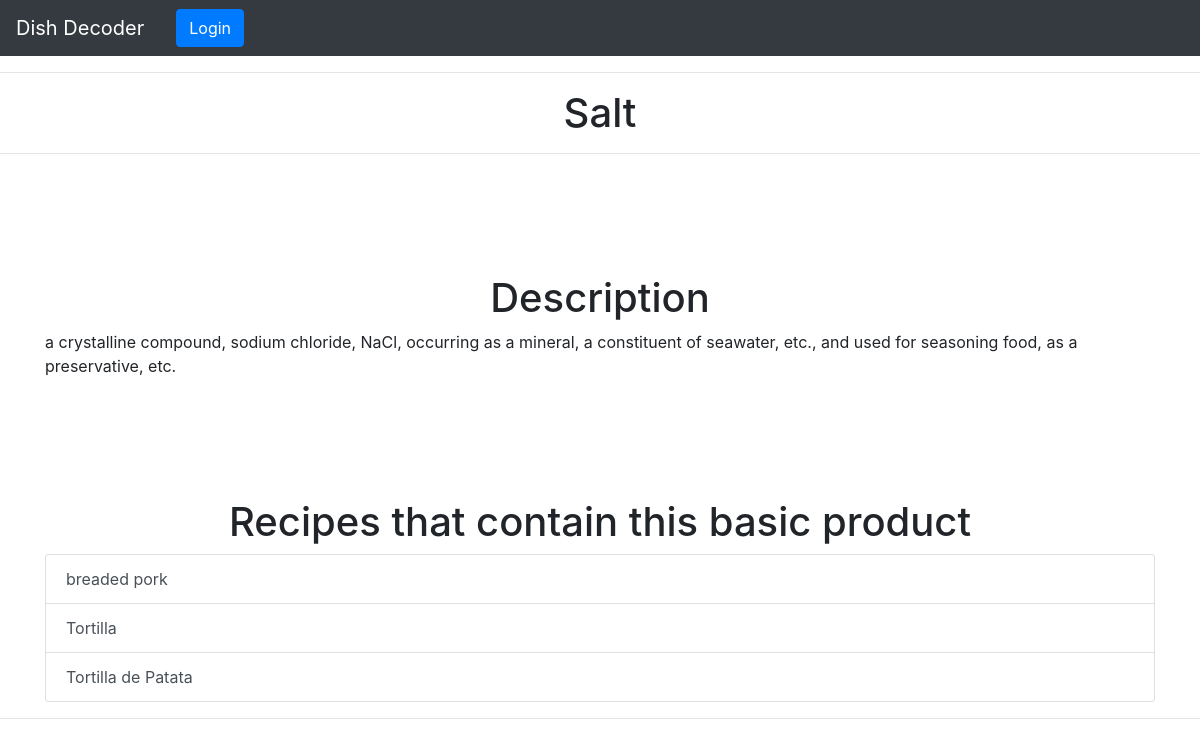
/basicproduct/7, run on the app's committed database.
### DishDecoderApp/models.py (models this page shows, shortened)
class BasicProducts(models.Model):
    SUPPORTED_UNITS = [('g', 'Gram'),('L', 'Litre')]
    id = models.AutoField(primary_key=True)
    name = models.CharField(max_length=100)
    desc = models.CharField(max_length=1000)
    unit = models.CharField(max_length=12, choices=SUPPORTED_UNITS, default='g')
    nutrients = models.ManyToManyField('Nutrients',through='Product_Nutrients')

class Recipe_Product(models.Model):
    id = models.AutoField(primary_key=True)
    id_recipe = models.ForeignKey(Recipes,on_delete=models.CASCADE)
    id_product = models.ForeignKey(BasicProducts,on_delete=models.CASCADE)
    quantity = models.DecimalField(max_digits=6,decimal_places=3,default=0,validators=[MinValueValidator(0)])
    class Meta:
        constraints = [models.UniqueConstraint(fields=['id_recipe','id_product'],name="unique_key_pairs_recipe_product"),]

class Recipes(models.Model):
    id = models.AutoField(primary_key=True)
    name = models.CharField(max_length=100)
    author = models.ForeignKey(settings.AUTH_USER_MODEL,on_delete=models.CASCADE,related_name='recipeauthor')
    steps = models.CharField(max_length=2000)
    basic_products = models.ManyToManyField('BasicProducts',through='Recipe_Product')
    recipe_ratings = models.ManyToManyField(settings.AUTH_USER_MODEL,through='Ratings')

### DishDecoderApp/views.py (the view)
# urls.py: path('basicproduct/<int:basicproductid>',basicproduct_profile_url.as_view(), name="basicproduct"),
class basicproduct_profile_url(View):
    def get(self, req, basicproductid):
        template_data={}
        template_name="DishDecoderApp/basic_product.html"
        try:
            productData=BasicProducts.objects.get(id=basicproductid)
            recipesData=Recipe_Product.objects.filter(id_product=basicproductid).all()
            if(recipesData.count()>=5):
                template_data["recipes_products"]= random.sample(list(recipesData),5)
            else:
                template_data["recipes_products"] = recipesData
            template_data["basic_product"] = productData
            template_data['title_page']='Basic Product Profile'
            return render(req,template_name,template_data)
        except BasicProducts.DoesNotExist:
            return page_not_found(req, exception=None)

### DishDecoderApp/templates/DishDecoderApp/basic_product.html
{% extends 'DishDecoderApp/common.html' %}
{% block content %}
<hr>
<h1 class="display-6 text-center" id="basic_product_name">{{basic_product.name}}</h1>
<hr>
<div class="container">
    <h1 class="display-6 text-center">Description</h1>
    <p id="description">{{basic_product.desc}}</p>
</div>
<div class="container">
    <h1 class="display-6 text-center">Recipes that contain this basic product</h1>
    <div class="list-group" id="recipes">
        {% if recipes_products %}
        {% for recipe_product in recipes_products %}
        <a class="list-group-item list-group-item-action" href={% url 'recipe' recipe_product.id_recipe.id %}>{{recipe_product.id_recipe.name}}</a>
        {% endfor %}
    </div>
</div>
{% else %}
        <p id="Error_message">No Data Found</p>
{% endif %}
<hr>
{% endblock %}

### DishDecoderApp/templates/DishDecoderApp/common.html (style rules this page uses)
.container { margin-top: 10%; }

### data on the page
BasicProducts: name "Salt", desc "a crystalline compound, sodium chloride, NaCl, occurring as a mineral, a constituent of seawater, etc., and used for seasoning food, as a preservative, etc."
Recipe_Product: id_recipe.name "breaded pork"
Recipe_Product: id_recipe.name "Tortilla"
Recipe_Product: id_recipe.name "Tortilla de Patata"
